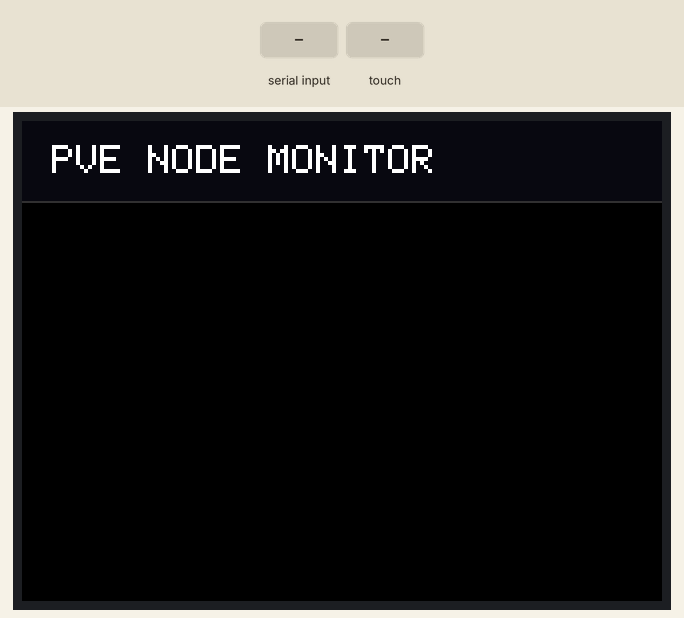
Bench run of a sketch on a simulated Arduino Uno, built with avr-gcc and run on an emulated ATmega328P. On the bench: 320×240 colour display. The inputs (shaded band) are chosen by the test bench.

Above: at 0.3 s.
1.5 s: "90 45 200\n" received over Serial
At 2.2 s:
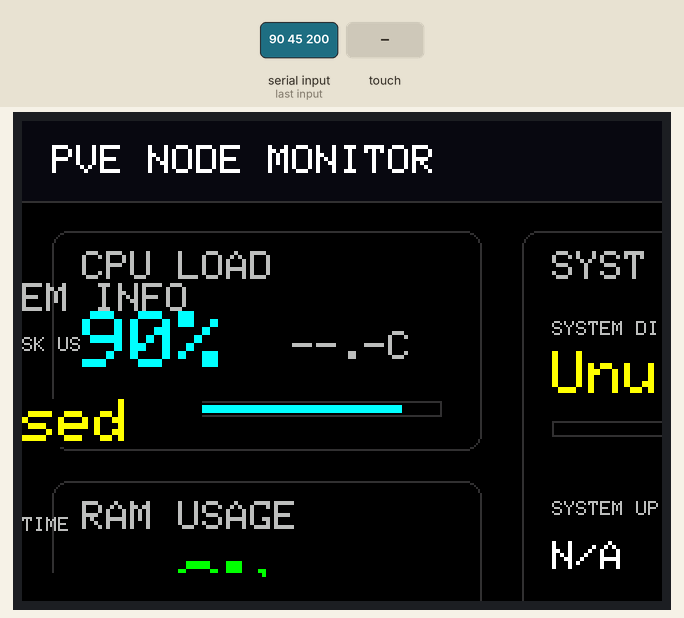
3.0 s: touch panel pressed at 13 % / 10 % of its raw x / y range
At 3.7 s:
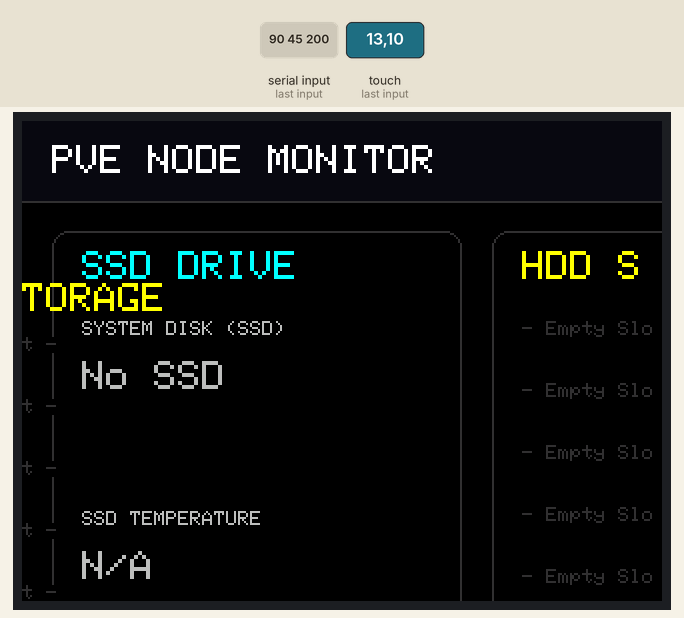
4.6 s: touch panel pressed at 38 % / 10 % of its raw x / y range
At 5.7 s:
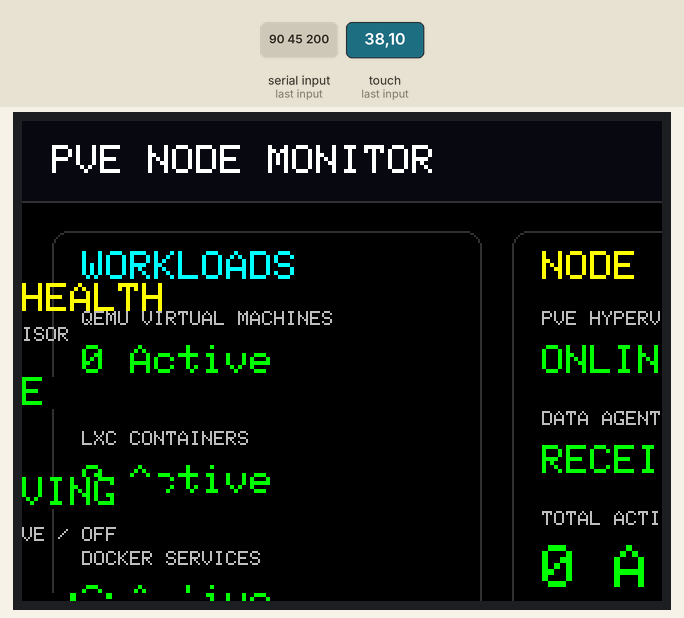
Timing chart, 0 to 7.6 s (numbered marks = the images above; inputs shaded):
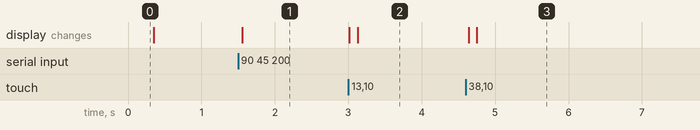

Measured:
- after the input at 1.5 s, the display: changes after 0.06 s (image 1)
- after the input at 3.0 s, the display: first changes at once (image 2 shows a later state)
- after the input at 4.6 s, the display: first changes at once (image 3 shows a later state)

The sketch:

ServerMonitorTFT.ino
```cpp
#include <Arduino.h>
#include <Adafruit_GFX.h>
#include <MCUFRIEND_kbv.h>
#include <TouchScreen.h>

// Initialize MCUFRIEND TFT Screen
MCUFRIEND_kbv tft;

// Touch screen pin definitions for typical 3.5" MCUFRIEND LCD shields
const int XP = 8;   // LCD_RST / D8
const int XM = A2;  // LCD_RS / A2
const int YP = A3;  // LCD_CS / A3
const int YM = 9;   // LCD_D1 / D9

// Touch calibration values
const int TS_LEFT = 900;
const int TS_RT = 120;
const int TS_TOP = 90;
const int TS_BOT = 910;

#define MINPRESSURE 10
#define MAXPRESSURE 1000

TouchScreen ts = TouchScreen(XP, YP, XM, YM, 300);

// Color Palette (Sleek Dark Mode)
#define COLOR_BG        0x0000 // Black
#define COLOR_CARD      0x10A2 // Very Dark Grey
#define COLOR_TEXT_PRI  0xFFFF // White
#define COLOR_TEXT_SEC  0xBDF7 // Light Grey
#define COLOR_BORDER    0x3186 // Dark Slate Blue
#define COLOR_CYAN      0x07FF // Cyan (CPU / SSD / Workloads)
#define COLOR_GREEN     0x07E0 // Emerald Green (RAM / Active)
#define COLOR_YELLOW    0xFFE0 // Yellow (Disk / HDD / Node)
#define COLOR_RED       0xF800 // Red (Alarm)
#define COLOR_ORANGE    0xFD20 // Orange (Stopped VMs / Hot Disk)
#define COLOR_HEADER    0x0842 // Very Dark Blue/Grey

// System metrics variables
int cpuUsage = 0;
int ramUsage = 0;
float cpuTemp = 0.0;
int vmRunning = 0;
int vmStopped = 0;
int ctRunning = 0;
int ctStopped = 0;
int docRunning = 0;
int docStopped = 0;
char uptimeStr[16] = "N/A";

// SSD Metric (1 SSD)
char ssdName[12] = "None";
char ssdSize[10] = "0G";
int ssdUsage = -1;
int ssdTemp = -1;

// HDD Metrics (up to 6 HDDs)
struct DiskDrive {
    char name[12];
    char size[10];
    int usage;
    int temp;
};
DiskDrive hddList[6];

// Connection and Page States
bool connected = false;
unsigned long lastPacketTime = 0;
uint8_t currentPage = 0;
uint8_t prevPage = 99;
unsigned long lastTouchTime = 0;
bool dataReceived = false;

// Serial Buffer (Expanded to 256 bytes for 38-field packet)
char serialBuf[256];
uint16_t bufIdx = 0;

void drawHeader();
void drawPageIndicators();
void parsePacket(char* data);
void handleTouch();
void updateScreen();
void drawPage0Static();
void updatePage0Data();
void drawPage1Static();
void updatePage1Data();
void drawPage2Static();
void updatePage2Data();

void setup() {
    Serial.begin(115200);

    // Initialize default HDD names to None
    for (int i = 0; i < 6; i++) {
        strcpy(hddList[i].name, "None");
        strcpy(hddList[i].size, "0G");
        hddList[i].usage = -1;
        hddList[i].temp = -1;
    }

    // Initialize TFT
    uint16_t identifier = tft.readID();
    if (identifier == 0x0154) identifier = 0x9341;
    if (identifier == 0x0000) identifier = 0x9486;
    tft.begin(identifier);
    tft.setRotation(1); // Landscape mode (480x320)
    tft.fillScreen(COLOR_BG);

    drawHeader();
}

void loop() {
    while (Serial.available() > 0) {
        char c = Serial.read();
        if (c == '\n' || c == '\r') {
            if (bufIdx > 0) {
                serialBuf[bufIdx] = '\0';
                parsePacket(serialBuf);
                bufIdx = 0;
                lastPacketTime = millis();
                dataReceived = true;
                if (!connected) {
                    connected = true;
                    drawHeader();
                }
            }
        } else {
            if (bufIdx < sizeof(serialBuf) - 1) {
                serialBuf[bufIdx++] = c;
            }
        }
    }

    if (connected && (millis() - lastPacketTime > 10000)) {
        connected = false;
        drawHeader();
        dataReceived = true;
    }

    handleTouch();
    updateScreen();
    delay(50);
}

void drawHeader() {
    tft.fillRect(0, 0, 480, 40, COLOR_HEADER);
    tft.drawFastHLine(0, 40, 480, COLOR_BORDER);

    tft.setTextColor(COLOR_TEXT_PRI);
    tft.setTextSize(2);
    tft.setCursor(15, 12);
    tft.print(F("PVE NODE MONITOR"));

    if (connected) {
        tft.fillCircle(455, 20, 6, COLOR_GREEN);
    } else {
        tft.fillCircle(455, 20, 6, COLOR_RED);
    }

    drawPageIndicators();
}

void drawPageIndicators() {
    int startX = 220;
    int y = 310;
    for (int i = 0; i < 3; i++) {
        if (i == currentPage) {
            tft.fillCircle(startX + i * 20, y, 4, COLOR_CYAN);
        } else {
            tft.fillCircle(startX + i * 20, y, 3, COLOR_BORDER);
        }
    }
}

// Parse Packet (38 fields):
// CPU|RAM|CPU_TEMP|SSD_Name|SSD_Size|SSD_Usage|SSD_Temp|HDD1..6(24 fields)|VM_RUN|VM_STOP|CT_RUN|CT_STOP|DOC_RUN|DOC_STOP|UPTIME
void parsePacket(char* data) {
    int fieldIdx = 0;
    char* start = data;
    char* end;

    while (fieldIdx < 38) {
        end = strchr(start, '|');
        if (end) {
            *end = '\0';
        }

        char* token = start;

        switch (fieldIdx) {
            case 0: cpuUsage = atoi(token); break;
            case 1: ramUsage = atoi(token); break;
            case 2: cpuTemp = atof(token); break;

            // SSD (1 drive)
            case 3: strncpy(ssdName, token, sizeof(ssdName) - 1); ssdName[sizeof(ssdName) - 1] = '\0'; break;
            case 4: strncpy(ssdSize, token, sizeof(ssdSize) - 1); ssdSize[sizeof(ssdSize) - 1] = '\0'; break;
            case 5: ssdUsage = (token[0] != '\0') ? atoi(token) : -1; break;
            case 6: ssdTemp = (token[0] != '\0') ? atoi(token) : -1; break;

            // HDDs (6 drives, fields 7 to 30)
            default:
                if (fieldIdx >= 7 && fieldIdx <= 30) {
                    int hddIdx = (fieldIdx - 7) / 4;
                    int subIdx = (fieldIdx - 7) % 4;
                    switch (subIdx) {
                        case 0: strncpy(hddList[hddIdx].name, token, sizeof(hddList[hddIdx].name) - 1); hddList[hddIdx].name[sizeof(hddList[hddIdx].name) - 1] = '\0'; break;
                        case 1: strncpy(hddList[hddIdx].size, token, sizeof(hddList[hddIdx].size) - 1); hddList[hddIdx].size[sizeof(hddList[hddIdx].size) - 1] = '\0'; break;
                        case 2: hddList[hddIdx].usage = (token[0] != '\0') ? atoi(token) : -1; break;
                        case 3: hddList[hddIdx].temp = (token[0] != '\0') ? atoi(token) : -1; break;
                    }
                } else if (fieldIdx == 31) {
                    vmRunning = atoi(token);
                } else if (fieldIdx == 32) {
                    vmStopped = atoi(token);
                } else if (fieldIdx == 33) {
                    ctRunning = atoi(token);
                } else if (fieldIdx == 34) {
                    ctStopped = atoi(token);
                } else if (fieldIdx == 35) {
                    docRunning = atoi(token);
                } else if (fieldIdx == 36) {
                    docStopped = atoi(token);
                } else if (fieldIdx == 37) {
                    int len = strlen(token);
                    while (len > 0 && (token[len-1] == '\r' || token[len-1] == '\n' || token[len-1] == ' ')) {
                        token[--len] = '\0';
                    }
                    strncpy(uptimeStr, token, sizeof(uptimeStr) - 1);
                    uptimeStr[sizeof(uptimeStr) - 1] = '\0';
                }
                break;
        }

        if (!end) break;
        start = end + 1;
        fieldIdx++;
    }
}

void handleTouch() {
    if (millis() - lastTouchTime < 300) return;

    TSPoint p = ts.getPoint();
    pinMode(XM, OUTPUT);
    pinMode(YP, OUTPUT);

    if (p.z > MINPRESSURE && p.z < MAXPRESSURE) {
        int16_t screen_y = map(p.x, TS_TOP, TS_BOT, 0, 320);
        if (screen_y > 40 && screen_y < 300) {
            currentPage = (currentPage + 1) % 3;
            lastTouchTime = millis();
        }
    }
}

void updateScreen() {
    bool pageChanged = (currentPage != prevPage);

    if (pageChanged) {
        tft.fillRect(0, 41, 480, 260, COLOR_BG);
        drawPageIndicators();

        switch (currentPage) {
            case 0: drawPage0Static(); break;
            case 1: drawPage1Static(); break;
            case 2: drawPage2Static(); break;
        }
        prevPage = currentPage;
    }

    if (dataReceived || pageChanged) {
        switch (currentPage) {
            case 0: updatePage0Data(); break;
            case 1: updatePage1Data(); break;
            case 2: updatePage2Data(); break;
        }
        dataReceived = false;
    }
}

// ================= PAGE 0: SYSTEM OVERVIEW =================

void drawPage0Static() {
    tft.setTextColor(COLOR_TEXT_SEC);
    tft.setTextSize(2);

    tft.drawRoundRect(15, 55, 215, 110, 8, COLOR_BORDER);
    tft.setCursor(30, 65);
    tft.print(F("CPU LOAD"));

    tft.drawRoundRect(15, 180, 215, 110, 8, COLOR_BORDER);
    tft.setCursor(30, 190);
    tft.print(F("RAM USAGE"));

    tft.drawRoundRect(250, 55, 215, 235, 8, COLOR_BORDER);
    tft.setCursor(265, 65);
    tft.print(F("SYSTEM INFO"));

    tft.setTextSize(1);
    tft.setCursor(265, 100);
    tft.print(F("SYSTEM DISK USAGE"));
    tft.setCursor(265, 190);
    tft.print(F("SYSTEM UPTIME"));
}

void updatePage0Data() {
    char buf[20];

    tft.fillRect(30, 95, 185, 32, COLOR_BG);
    tft.fillRect(30, 220, 185, 32, COLOR_BG);
    tft.fillRect(265, 115, 185, 24, COLOR_BG);
    tft.fillRect(265, 210, 185, 20, COLOR_BG);

    // 1. CPU
    tft.setTextSize(4);
    tft.setTextColor(COLOR_CYAN, COLOR_BG);
    tft.setCursor(30, 95);
    snprintf(buf, sizeof(buf), "%d%%", cpuUsage);
    tft.print(buf);

    tft.setTextSize(2);
    tft.setCursor(135, 105);
    if (cpuTemp > 0.1) {
        if (cpuTemp > 75.0) tft.setTextColor(COLOR_RED, COLOR_BG);
        else if (cpuTemp > 60.0) tft.setTextColor(COLOR_YELLOW, COLOR_BG);
        else tft.setTextColor(COLOR_TEXT_SEC, COLOR_BG);
        dtostrf(cpuTemp, 4, 1, buf);
        strcat(buf, "C");
        tft.print(buf);
    } else {
        tft.setTextColor(COLOR_TEXT_SEC, COLOR_BG);
        tft.print(F("--.-C"));
    }

    tft.fillRect(30, 140, 180, 8, COLOR_BG);
    tft.drawRect(30, 140, 180, 8, COLOR_BORDER);
    int cpuWidth = (cpuUsage * 176) / 100;
    tft.fillRect(32, 142, cpuWidth, 4, COLOR_CYAN);

    // 2. RAM
    tft.setTextSize(4);
    tft.setTextColor(COLOR_GREEN, COLOR_BG);
    tft.setCursor(30, 220);
    snprintf(buf, sizeof(buf), "%3d%%", ramUsage);
    tft.print(buf);

    tft.fillRect(30, 265, 180, 8, COLOR_BG);
    tft.drawRect(30, 265, 180, 8, COLOR_BORDER);
    int ramWidth = (ramUsage * 176) / 100;
    tft.fillRect(32, 267, ramWidth, 4, COLOR_GREEN);

    // 3. Storage Metric
    int disk1Usage = (strcmp(ssdName, "None") != 0) ? ssdUsage : hddList[0].usage;
    uint16_t disk1Color = (strcmp(ssdName, "None") != 0) ? COLOR_CYAN : COLOR_YELLOW;

    tft.setTextSize(3);
    tft.setTextColor(disk1Color, COLOR_BG);
    tft.setCursor(265, 115);
    if (disk1Usage >= 0) {
        snprintf(buf, sizeof(buf), "%d%% Used", disk1Usage);
    } else {
        snprintf(buf, sizeof(buf), "Unused  ");
    }
    tft.print(buf);

    tft.fillRect(265, 150, 180, 8, COLOR_BG);
    tft.drawRect(265, 150, 180, 8, COLOR_BORDER);
    int diskWidth = (disk1Usage >= 0 ? disk1Usage : 0) * 176 / 100;
    tft.fillRect(267, 152, diskWidth, 4, disk1Color);

    // 4. Uptime
    tft.setTextSize(2);
    tft.setTextColor(COLOR_TEXT_PRI, COLOR_BG);
    tft.setCursor(265, 210);
    snprintf(buf, sizeof(buf), "%-14s", uptimeStr);
    tft.print(buf);
}

// ================= PAGE 1: DISK TEMPERATURES & STORAGE (1 SSD + 6 HDDs) =================

void drawPage1Static() {
    tft.setTextColor(COLOR_TEXT_SEC);
    tft.setTextSize(2);

    // Left Box: SSD Drive (x=15, y=55, w=205, h=235)
    tft.drawRoundRect(15, 55, 205, 235, 8, COLOR_BORDER);
    tft.setCursor(30, 65);
    tft.setTextColor(COLOR_CYAN);
    tft.print(F("SSD DRIVE"));

    // Right Box: HDD Drives & Temps (x=235, y=55, w=230, h=235)
    tft.drawRoundRect(235, 55, 230, 235, 8, COLOR_BORDER);
    tft.setCursor(250, 65);
    tft.setTextColor(COLOR_YELLOW);
    tft.print(F("HDD STORAGE"));

    tft.setTextSize(1);
    tft.setTextColor(COLOR_TEXT_SEC);
    tft.setCursor(30, 100);
    tft.print(F("SYSTEM DISK (SSD)"));
    tft.setCursor(30, 195);
    tft.print(F("SSD TEMPERATURE"));
}

void updatePage1Data() {
    char buf[20];

    // 1. SSD SECTION
    tft.fillRect(30, 115, 185, 24, COLOR_BG);
    tft.fillRect(30, 215, 185, 32, COLOR_BG);

    if (strcmp(ssdName, "None") != 0) {
        tft.setTextSize(1);
        tft.setTextColor(COLOR_TEXT_PRI, COLOR_BG);
        tft.setCursor(30, 115);
        snprintf(buf, sizeof(buf), "%s [%s]", ssdName, ssdSize);
        tft.print(buf);

        tft.setTextSize(3);
        tft.setTextColor(COLOR_CYAN, COLOR_BG);
        tft.setCursor(30, 130);
        if (ssdUsage >= 0) {
            snprintf(buf, sizeof(buf), "%d%% Used", ssdUsage);
        } else {
            snprintf(buf, sizeof(buf), "Unused");
        }
        tft.print(buf);

        tft.fillRect(30, 165, 180, 8, COLOR_BG);
        tft.drawRect(30, 165, 180, 8, COLOR_BORDER);
        int ssdWidth = (ssdUsage >= 0 ? ssdUsage : 0) * 176 / 100;
        tft.fillRect(32, 167, ssdWidth, 4, COLOR_CYAN);

        tft.setTextSize(4);
        if (ssdTemp > 0) {
            if (ssdTemp >= 60) tft.setTextColor(COLOR_RED, COLOR_BG);
            else if (ssdTemp >= 50) tft.setTextColor(COLOR_ORANGE, COLOR_BG);
            else tft.setTextColor(COLOR_CYAN, COLOR_BG);
            snprintf(buf, sizeof(buf), "%dC", ssdTemp);
        } else {
            tft.setTextColor(COLOR_TEXT_SEC, COLOR_BG);
            snprintf(buf, sizeof(buf), "--C");
        }
        tft.setCursor(30, 215);
        tft.print(buf);
    } else {
        tft.setTextSize(2);
        tft.setTextColor(COLOR_TEXT_SEC, COLOR_BG);
        tft.setCursor(30, 120);
        tft.print(F("No SSD"));
        tft.setCursor(30, 215);
        tft.print(F("N/A"));
    }

    // 2. HDD SECTION (Up to 6 HDDs)
    for (int i = 0; i < 6; i++) {
        int y = 92 + i * 31;
        tft.fillRect(248, y, 210, 28, COLOR_BG);

        if (strcmp(hddList[i].name, "None") != 0 && hddList[i].name[0] != '\0') {
            tft.setTextSize(1);
            tft.setTextColor(COLOR_TEXT_PRI, COLOR_BG);
            tft.setCursor(250, y + 2);
            char label[20];
            snprintf(label, sizeof(label), "%s [%s]", hddList[i].name, hddList[i].size);
            tft.print(label);

            tft.setTextColor(COLOR_TEXT_SEC, COLOR_BG);
            tft.setCursor(250, y + 14);
            if (hddList[i].usage >= 0) {
                snprintf(label, sizeof(label), "%2d%%", hddList[i].usage);
            } else {
                snprintf(label, sizeof(label), "--%%");
            }
            tft.print(label);

            tft.drawRect(280, y + 15, 95, 7, COLOR_BORDER);
            if (hddList[i].usage >= 0) {
                int fillW = (hddList[i].usage * 91) / 100;
                tft.fillRect(282, y + 17, fillW, 3, COLOR_YELLOW);
            }

            tft.setTextSize(2);
            if (hddList[i].temp > 0) {
                if (hddList[i].temp >= 55) tft.setTextColor(COLOR_RED, COLOR_BG);
                else if (hddList[i].temp >= 45) tft.setTextColor(COLOR_ORANGE, COLOR_BG);
                else tft.setTextColor(COLOR_YELLOW, COLOR_BG);
                snprintf(label, sizeof(label), "%2dC", hddList[i].temp);
            } else {
                tft.setTextColor(COLOR_TEXT_SEC, COLOR_BG);
                snprintf(label, sizeof(label), "--C");
            }
            tft.setCursor(385, y + 5);
            tft.print(label);
        } else {
            tft.setTextSize(1);
            tft.setTextColor(COLOR_BORDER, COLOR_BG);
            tft.setCursor(250, y + 8);
            tft.print(F("- Empty Slot -"));
        }
    }
}

// ================= PAGE 2: WORKLOADS & NODE STATUS =================

void drawPage2Static() {
    tft.setTextColor(COLOR_TEXT_SEC);
    tft.setTextSize(2);

    // Left Box: Workloads & Services (x=15, y=55, w=215, h=235)
    tft.drawRoundRect(15, 55, 215, 235, 8, COLOR_BORDER);
    tft.setCursor(30, 65);
    tft.setTextColor(COLOR_CYAN);
    tft.print(F("WORKLOADS"));

    // Right Box: Node & Health Status (x=245, y=55, w=220, h=235)
    tft.drawRoundRect(245, 55, 220, 235, 8, COLOR_BORDER);
    tft.setCursor(260, 65);
    tft.setTextColor(COLOR_YELLOW);
    tft.print(F("NODE HEALTH"));

    // Workloads Subtitles (Left Box)
    tft.setTextSize(1);
    tft.setTextColor(COLOR_TEXT_SEC);
    tft.setCursor(30, 95);
    tft.print(F("QEMU VIRTUAL MACHINES"));
    tft.setCursor(30, 155);
    tft.print(F("LXC CONTAINERS"));
    tft.setCursor(30, 215);
    tft.print(F("DOCKER SERVICES"));

    // Node Health Subtitles (Right Box)
    tft.setCursor(260, 95);
    tft.print(F("PVE HYPERVISOR"));
    tft.setCursor(260, 145);
    tft.print(F("DATA AGENT"));
    tft.setCursor(260, 195);
    tft.print(F("TOTAL ACTIVE / OFF"));
}

void updatePage2Data() {
    char buf[20];

    // Clear dynamic areas
    tft.fillRect(30, 112, 190, 24, COLOR_BG);  // QEMU VM
    tft.fillRect(30, 172, 190, 24, COLOR_BG);  // LXC CT
    tft.fillRect(30, 232, 190, 24, COLOR_BG);  // Docker

    tft.fillRect(260, 112, 190, 20, COLOR_BG); // Hypervisor Status
    tft.fillRect(260, 162, 190, 20, COLOR_BG); // Agent Status
    tft.fillRect(260, 212, 190, 65, COLOR_BG); // Total Summary

    // 1. QEMU VMs
    tft.setTextSize(2);
    tft.setTextColor(COLOR_GREEN, COLOR_BG);
    tft.setCursor(30, 112);
    snprintf(buf, sizeof(buf), "%d Active", vmRunning);
    tft.print(buf);

    if (vmStopped > 0) {
        tft.setTextColor(COLOR_ORANGE, COLOR_BG);
        tft.setCursor(140, 112);
        snprintf(buf, sizeof(buf), "| %d Off", vmStopped);
        tft.print(buf);
    }

    // 2. LXC CTs
    tft.setTextSize(2);
    tft.setTextColor(COLOR_GREEN, COLOR_BG);
    tft.setCursor(30, 172);
    snprintf(buf, sizeof(buf), "%d Active", ctRunning);
    tft.print(buf);

    if (ctStopped > 0) {
        tft.setTextColor(COLOR_ORANGE, COLOR_BG);
        tft.setCursor(140, 172);
        snprintf(buf, sizeof(buf), "| %d Off", ctStopped);
        tft.print(buf);
    }

    // 3. Docker Services (Only Active count displayed)
    tft.setTextSize(2);
    tft.setTextColor(COLOR_GREEN, COLOR_BG);
    tft.setCursor(30, 232);
    snprintf(buf, sizeof(buf), "%d Active", docRunning);
    tft.print(buf);

    // 4. Hypervisor status
    tft.setTextSize(2);
    tft.setCursor(260, 112);
    if (connected) {
        tft.setTextColor(COLOR_GREEN, COLOR_BG);
        tft.print(F("ONLINE "));
    } else {
        tft.setTextColor(COLOR_RED, COLOR_BG);
        tft.print(F("OFFLINE"));
    }

    // 5. Agent connection status
    tft.setCursor(260, 162);
    if (connected) {
        tft.setTextColor(COLOR_GREEN, COLOR_BG);
        tft.print(F("RECEIVING  "));
    } else {
        tft.setTextColor(COLOR_RED, COLOR_BG);
        tft.print(F("NO SIGNAL  "));
    }

    // 6. Total Summary
    int totalRun = vmRunning + ctRunning + docRunning;
    int totalStop = vmStopped + ctStopped;

    tft.setTextSize(3);
    tft.setTextColor(COLOR_GREEN, COLOR_BG);
    tft.setCursor(260, 212);
    snprintf(buf, sizeof(buf), "%d Active", totalRun);
    tft.print(buf);

    tft.setTextSize(2);
    if (totalStop > 0) tft.setTextColor(COLOR_ORANGE, COLOR_BG);
    else tft.setTextColor(COLOR_TEXT_SEC, COLOR_BG);
    tft.setCursor(260, 245);
    snprintf(buf, sizeof(buf), "%d Stopped", totalStop);
    tft.print(buf);
}
```
